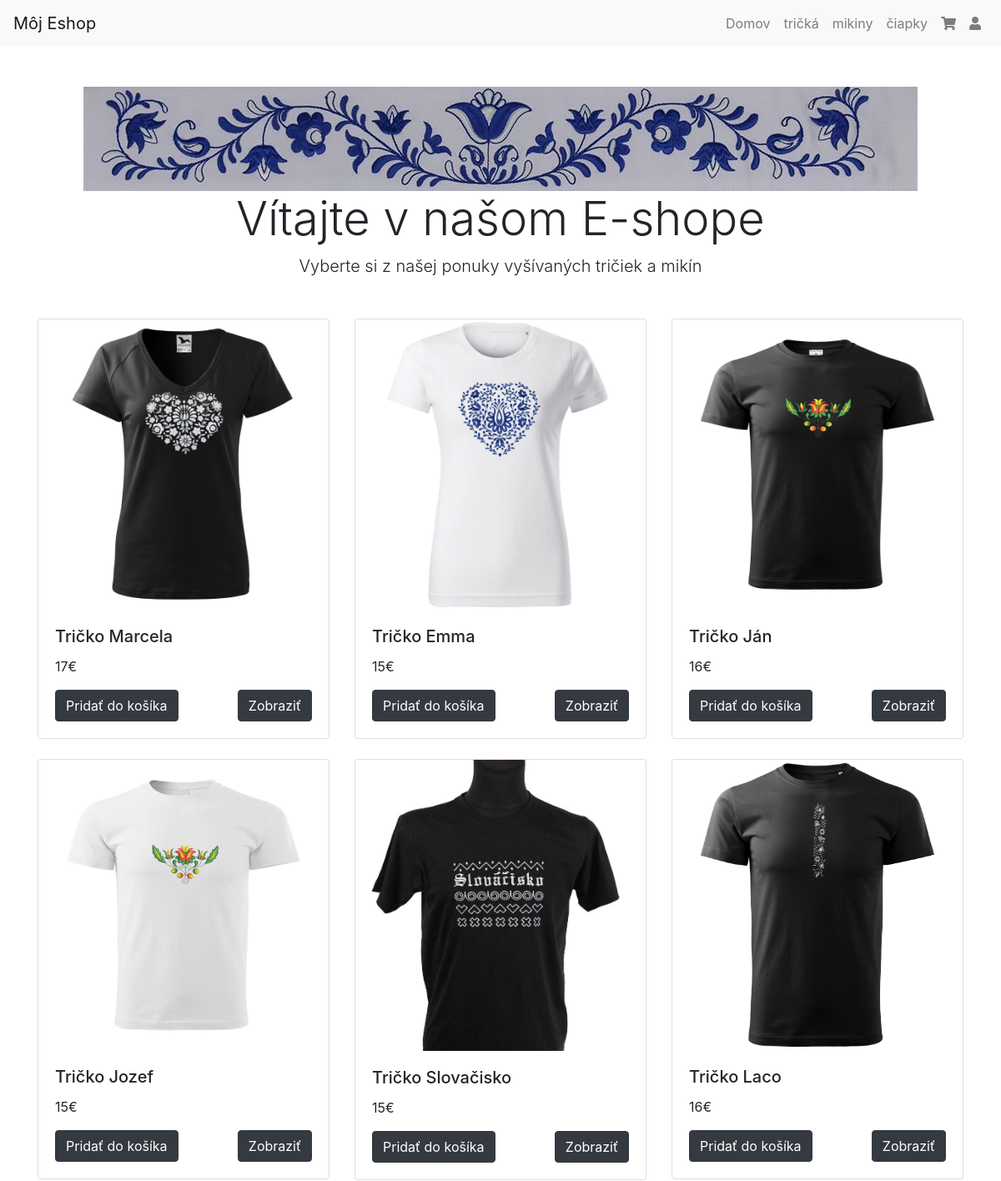
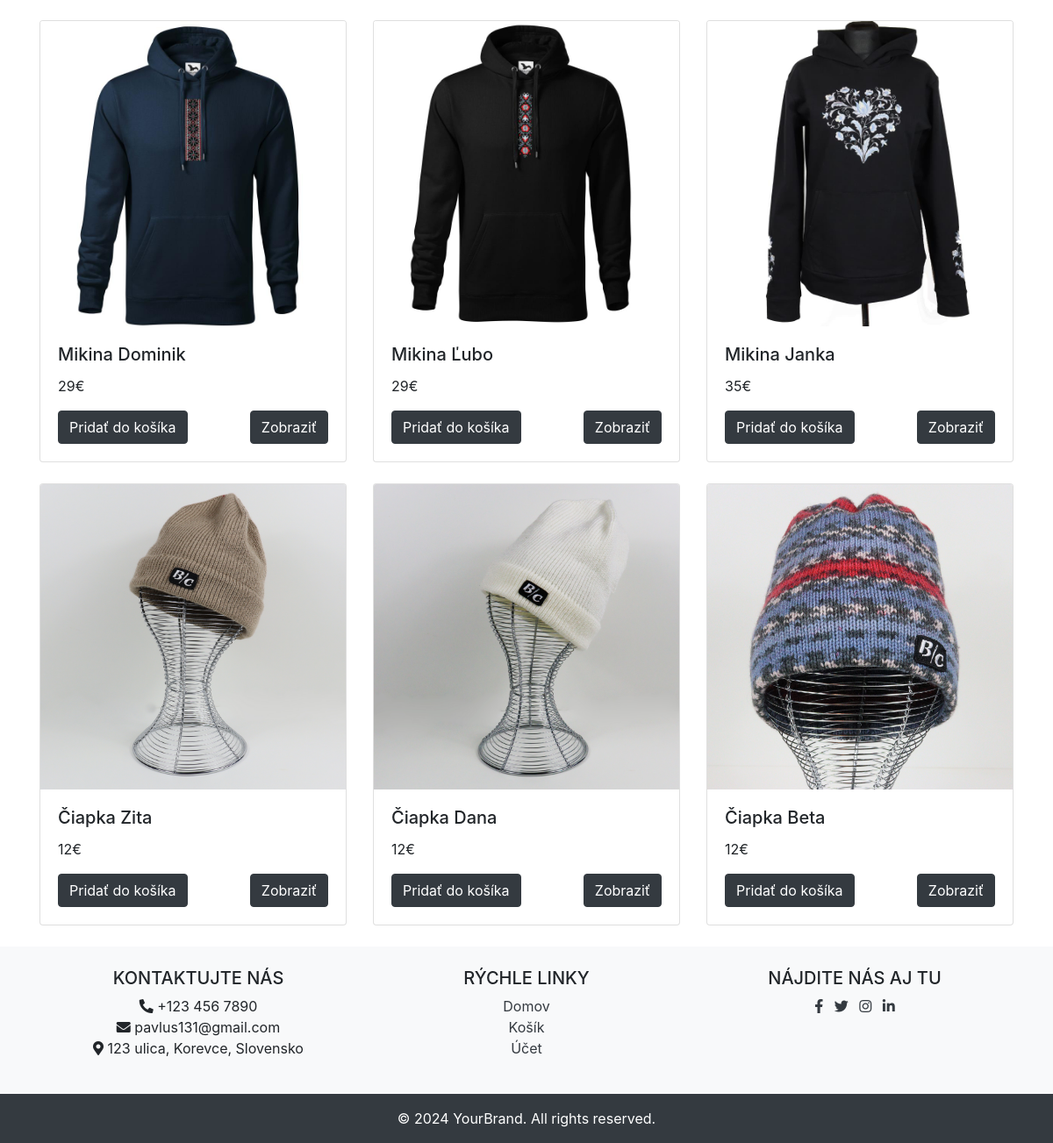
The page / on the database its author committed (2 pictures, top to bottom).
### tables this page shows
CREATE TABLE `kategorie` (
  `kategoria_ID` int(6) NOT NULL,
  `názov_kategórie` varchar(255) NOT NULL
);

CREATE TABLE `prokukt` (
  `produkt_ID` int(6) NOT NULL,
  `meno` tinytext NOT NULL,
  `cena` int(11) NOT NULL,
  `sklad` text NOT NULL,
  `popis` text NOT NULL,
  `pohlavie` tinytext NOT NULL,
  `kategoria_ID` int(11) DEFAULT NULL,
  `obrazok_url` varchar(255) NOT NULL,
  `ean` varchar(13) DEFAULT NULL,
  `stara_cena` float(10,2) DEFAULT NULL
);

### komponenty/kartaproduktu.php (the view, shortened to what this page needs)
<div class="col-md-4 mb-4">
    <div class="card">
        <img src="/eshop/obrazky/<?php echo $produkt["obrazok_url"]; ?>" class="card-img-top" alt="Product 1">
        <div class="card-body">
            <h5 class="card-title"><?php echo $produkt["meno"]; ?> </h5>
            <p class="card-text"><?php echo $produkt["cena"]; ?>€</p>
           <div class="d-flex justify-content-between">
            <form action="/eshop/pridat_do_kosika.php">
                <div class="d-flex ">
                    <button class="btn btn-dark" type="submit">
                        Pridať do košíka
                    </button>
                </div>
                </form>
            <a href="/eshop/produkt.php?id=<?php echo $produkt["produkt_ID"]; ?>" class="btn btn-dark">Zobraziť</a>
            </div>
        </div>
    </div>
</div>

### komponenty/head.php (shortened to what this page needs)
<!DOCTYPE html>
<html lang="en">
<head>
    <link href="https://stackpath.bootstrapcdn.com/bootstrap/4.5.2/css/bootstrap.min.css" rel="stylesheet">
    <link rel="stylesheet" href="https://cdnjs.cloudflare.com/ajax/libs/font-awesome/5.15.4/css/all.min.css">
</head>

### komponenty/header.php (shortened to what this page needs)
<header>
        <nav class="navbar navbar-expand-lg navbar-light bg-light">
            <a class="navbar-brand" href="/eshop/">Môj Eshop</a>
            <div class="collapse navbar-collapse" id="navbarNav">
                <ul class="navbar-nav ml-auto">
                    <li class="nav-item">
                        <a class="nav-link" href="index.php">Domov</a>
                    </li>
                    <?php include(dirname(__FILE__) ."/menu.php" ); ?>
                    <li class="nav-item">
                        <a class="nav-link" href="kosik.php">
                            <i class="fas fa-shopping-cart"></i>
                        </a>
                    </li>
                    <li class="nav-item">
                    <?php
                    if(isset($_SESSION["pouzivatel"])) {
                        ?>
                        <a class="nav-link" href="/eshop/akcie/odhlasit_sa.php">
                        <?php
                        echo "ahoj ".$_SESSION["pouzivatel"]["meno"]." odhlásiť sa";
                        ?>
                        </a>
                        <?php
                    }
                    else{
                        ?>
                            <a class="nav-link" href="login.php">
                            <i class="fas fa-user"></i>
                        </a>
                        <?php
                    }
                    ?>
                    </li>
                </ul>
            </div>
        </nav>
    </header>

### komponenty/menu.php (shortened to what this page needs)
<?php
include_once(dirname(__FILE__) ."/../config.php");
$sqlmenu= "SELECT * FROM `kategorie`";
$resultmenu = mysqli_query($db, $sqlmenu);
while ($kategoria=mysqli_fetch_assoc($resultmenu)) {
    ?>
    <li class="nav-item">
        <a class="nav-link" href="/eshop/kategoria.php?id=<?php echo $kategoria["kategoria_ID"] ?>"><?php echo $kategoria["názov_kategórie"]; ?> </a>
    </li>
    <?php
}
?>

### index.php
<?php
include_once(dirname(__FILE__) . "/config.php");
$sql = "SELECT * FROM `prokukt`";
$result = mysqli_query($db, $sql);
?>
<?php
include "komponenty/head.php";
include "komponenty/header.php";
?>
<div class="container mt-5">
<div class="container mt-3 mb-3">
    <div class="row">
        <div class="col-md-12 text-center mb-3">
            <img src="/eshop/obrazky/opasok1.jpg" class="" alt="Main Banner">
            <h1 class="display-4">Vítajte v našom E-shope</h1>
            <p class="lead">Vyberte si z našej ponuky vyšívaných tričiek a mikín</p>
        </div>
    </div>
</div>
        <div class="row">
            <?php
            while ($produkt = mysqli_fetch_assoc($result)) {
                include(dirname(__FILE__) . "/komponenty/kartaproduktu.php");
            }
            ?>
        </div>
    </div>
    <?php
    include "komponenty/footer.php";
    ?>
    </body>
    </html>

### komponenty/footer.php (shortened to what this page needs)
<footer class="bg-light text-center text-lg-start">
    <div class="container p-4">
        <div class="row">
            <div class="col-lg-4 col-md-12 mb-4 mb-md-0">
                <h5 class="text-uppercase">Kontaktujte nás</h5>
                <p>
                    <i class="fas fa-phone-alt"></i> +123 456 7890<br>
                    <i class="fas fa-envelope"></i> pavlus131@gmail.com<br>
                    <i class="fas fa-map-marker-alt"></i> 123 ulica, Korevce, Slovensko
                </p>
            </div>
            <div class="col-lg-4 col-md-6 mb-4 mb-md-0">
                <h5 class="text-uppercase">Rýchle linky</h5>
                <ul class="list-unstyled">
                    <li>
                        <a href="index.php" class="text-dark">Domov</a>
                    </li>
                    <li>
                        <a href="kosik.php" class="text-dark">Košík</a>
                    </li>
                    <li>
                        <a href="login.php" class="text-dark">Účet</a>
                    </li>
                </ul>
            </div>
            <div class="col-lg-4 col-md-6 mb-4 mb-md-0">
                <h5 class="text-uppercase">Nájdite nás aj tu</h5>
                <a href="#" class="text-dark mr-2">
                    <i class="fab fa-facebook-f"></i>
                </a>
                <a href="#" class="text-dark mr-2">
                    <i class="fab fa-twitter"></i>
                </a>
                <a href="#" class="text-dark mr-2">
                    <i class="fab fa-instagram"></i>
                </a>
                <a href="#" class="text-dark">
                    <i class="fab fa-linkedin-in"></i>
                </a>
            </div>
        </div>
    </div>
    <div class="text-center p-3 bg-dark text-white">
        © 2024 YourBrand. All rights reserved.
    </div>
</footer>

### rows shown on the page
kategorie: názov_kategórie "tričká"
kategorie: názov_kategórie "mikiny"
kategorie: názov_kategórie "čiapky"
prokukt: obrazok_url (picture), meno "Tričko Marcela", cena "17"
prokukt: obrazok_url (picture), meno "Tričko Emma", cena "15"
prokukt: obrazok_url (picture), meno "Tričko Ján", cena "16"
prokukt: obrazok_url (picture), meno "Tričko Jozef", cena "15"
prokukt: obrazok_url (picture), meno "Tričko Slovačisko", cena "15"
prokukt: obrazok_url (picture), meno "Tričko Laco", cena "16"
prokukt: obrazok_url (picture), meno "Mikina Dominik", cena "29"
prokukt: obrazok_url (picture), meno "Mikina Ľubo", cena "29"
prokukt: obrazok_url (picture), meno "Mikina Janka", cena "35"
prokukt: obrazok_url (picture), meno "Čiapka Zita", cena "12"
prokukt: obrazok_url (picture), meno "Čiapka Dana", cena "12"
prokukt: obrazok_url (picture), meno "Čiapka Beta", cena "12"
